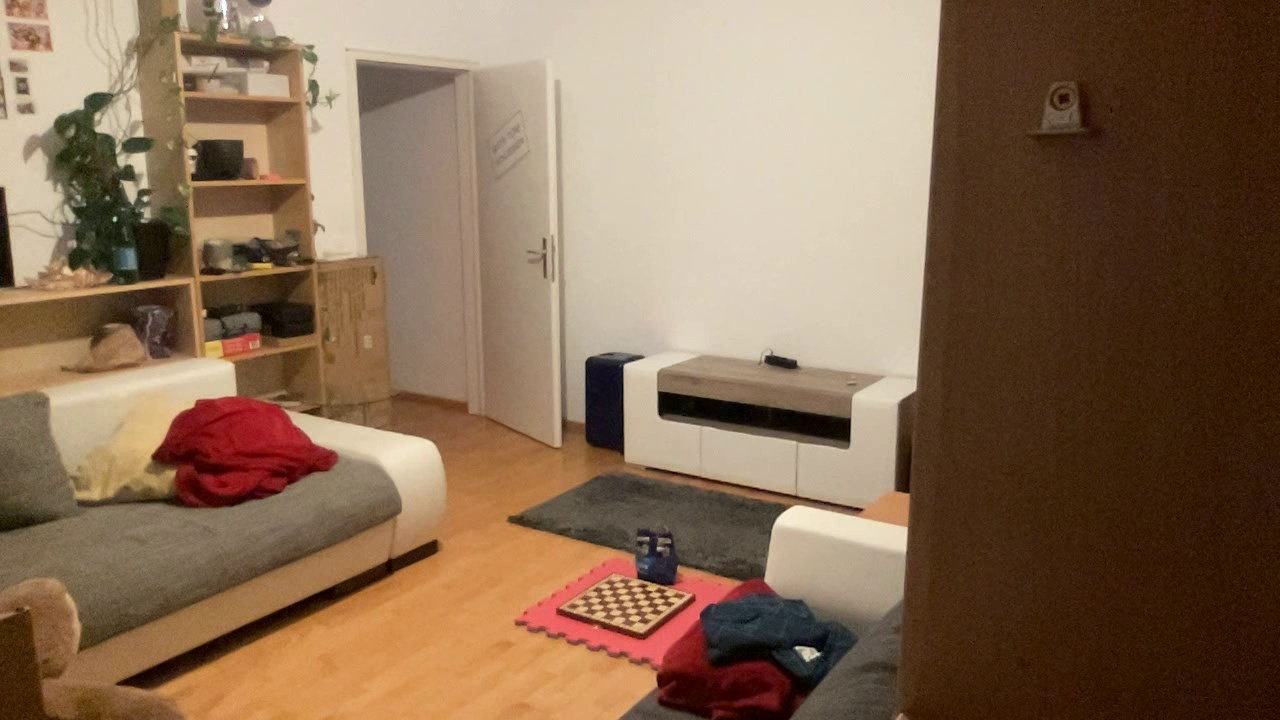
#> input picture flask-camera-server/notebooks/cam1_chess_floor.jpg, 1280 x 720 px
$ jupyter execute --allow-errors calibration.ipynb
#> lines starting #> are read from the running program, lines starting #| are printed output that depends on the picture; after the words box and inside, x2 and y2 are one past the last pixel; in counts of white or black regions, pixels touching at a corner belong together
# Camera Calibration Pipeline

[cell 1]
# imports
import cv2
import os
import numpy as np
import matplotlib.pyplot as plt
import matplotlib.image as mpimg
import glob
import pickle
import json

## extract frames from video

[cell 2]
# [18 lines left out: functions extract_frames, extract_frames_from_video, not called in this run]

# extract_frames_from_video("../cam1_chess_floor.avi", 'camera1')
# extract_frames_from_video("../cam2_chess_floor.avi", 'camera2')

## load in frames

[cell 3]
def load_image(img_path):
#> called with img_path = './cam1_chess_floor.jpg'
    return cv2.imread(img_path)
#> returned value is the input picture: shape (720, 1280, 3); mean B, G, R 82.7, 107.3, 134.7

camera_calibration_data = {}

[cell 4]
cam1_image = load_image('./cam1_chess_floor.jpg')
cam2_image = load_image('./cam2_chess_floor.jpg')
#> call 2 of load_image, with img_path = './cam2_chess_floor.jpg'
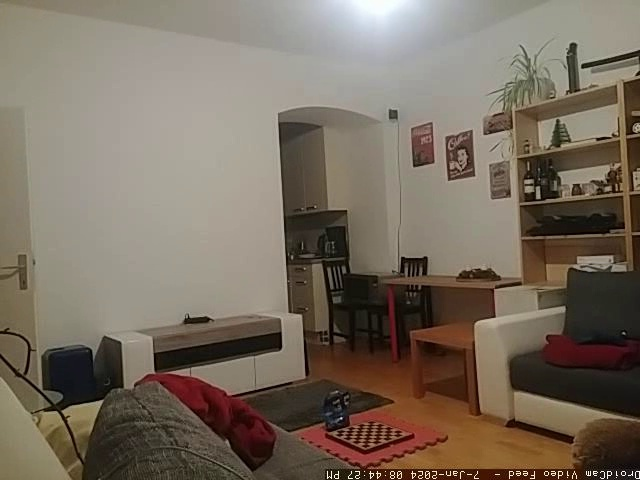
#> input picture flask-camera-server/notebooks/cam2_chess_floor.jpg, 640 x 480 px
#> in load_image, returned value is the input picture: shape (480, 640, 3); mean B, G, R 95.1, 108.9, 120.8

# Display the images
plt.figure(figsize=(10, 5))
plt.subplot(1, 2, 1)
plt.imshow(cam1_image)
plt.title('Camera 1')

plt.subplot(1, 2, 2)
plt.imshow(cam2_image)
plt.title('Camera 2')
plt.show()
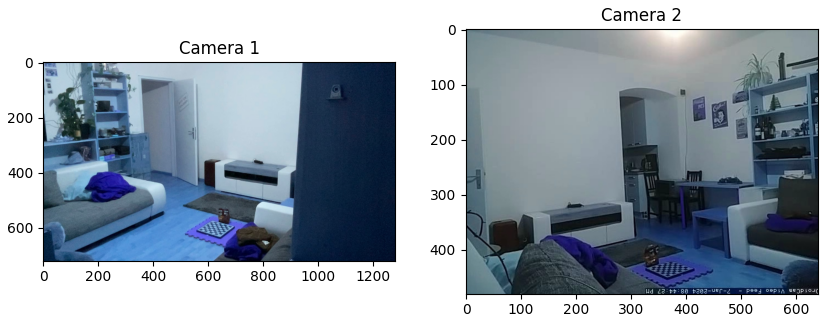
#> figure drawn by matplotlib, 2 panels; B, G, R data is drawn as R, G, B

[cell 5]
# [6 lines of commented-out code are left out]

## detect chess board

[cell 6]
cam1_board_image = load_image('../chessboard_camera1.jpeg')
#> call 3 of load_image, with img_path = '../chessboard_camera1.jpeg'
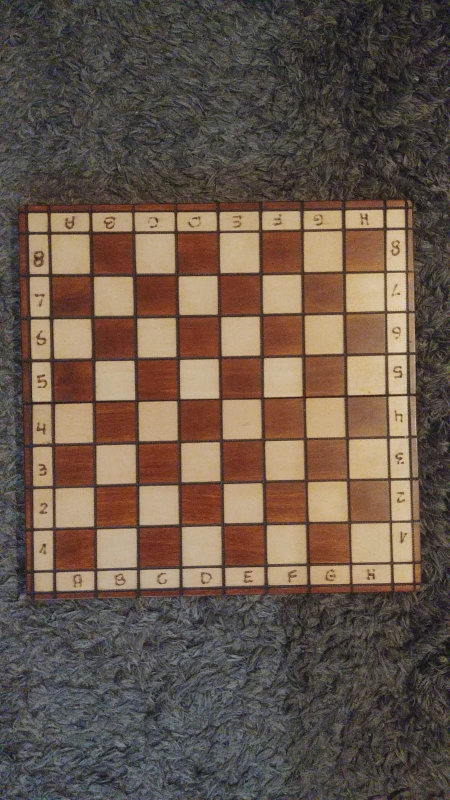
#> input picture flask-camera-server/chessboard_camera1.jpeg, 900 x 1600 px (shown at 1/2 size)
#> in load_image, returned value is the input picture: shape (1600, 900, 3); mean B, G, R 74.6, 86.8, 103.3

def process_chessboard_image_cam1(img):
    gray = cv2.cvtColor(img, cv2.COLOR_RGB2GRAY)
    board = gray[452:1147, 90:790]
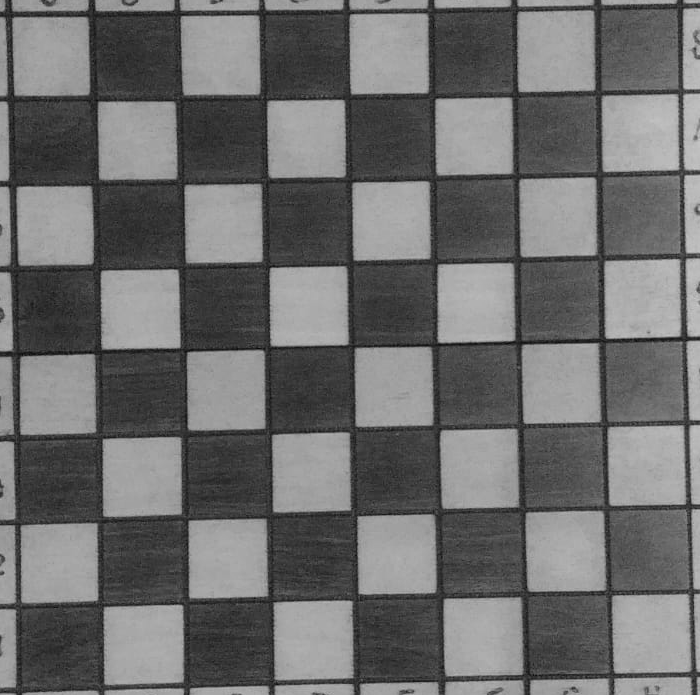
#> board: shape (695, 700); min 7, max 200, mean 109.2

    # treshold the gray image to get the chessboard corners
    treshold = 150
    gray[gray < treshold] = 0
    gray[gray >= treshold] = 255
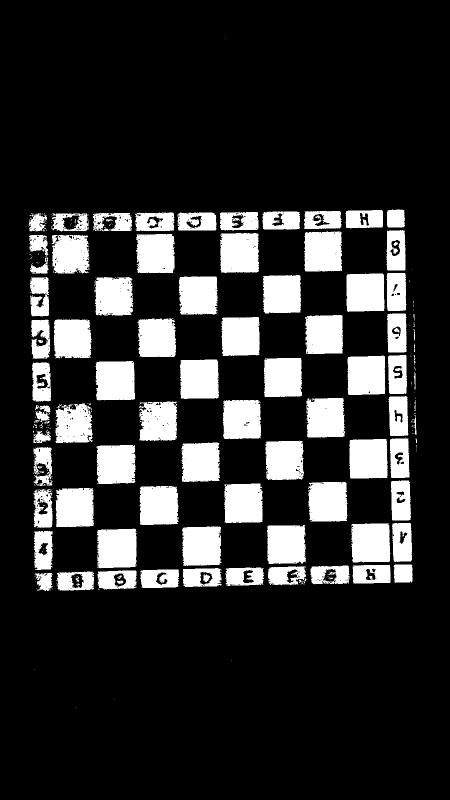
#> gray: shape (1600, 900) (shown at 1/2 size); 17.9% white; 284 white regions (194 under 20 px), largest, box (x1, y1, x2, y2) and area: (194, 1057, 273, 1137) 5904, (440, 466, 518, 546) 5881, (191, 722, 270, 801) 5855

    # set every pixel outside the chessboard to white
    # so that the perspective transform can be applied
    gray[:480, :] = 255
#> gray: shape (1600, 900); 46.3% white; 230 white regions (156 under 20 px), largest, box (x1, y1, x2, y2) and area: (0, 0, 900, 547) 453470, (194, 1057, 273, 1137) 5904, (191, 722, 270, 801) 5855
    gray[1115:, :] = 255
#> gray: shape (1600, 900); 74.8% white; 373 black regions (354 under 20 px), largest, box (x1, y1, x2, y2) and area: (0, 480, 900, 1115) 359423, (73, 748, 96, 777) 390, (74, 997, 96, 1029) 345
    gray[:, :120] = 255
    gray[:, 750:] = 255
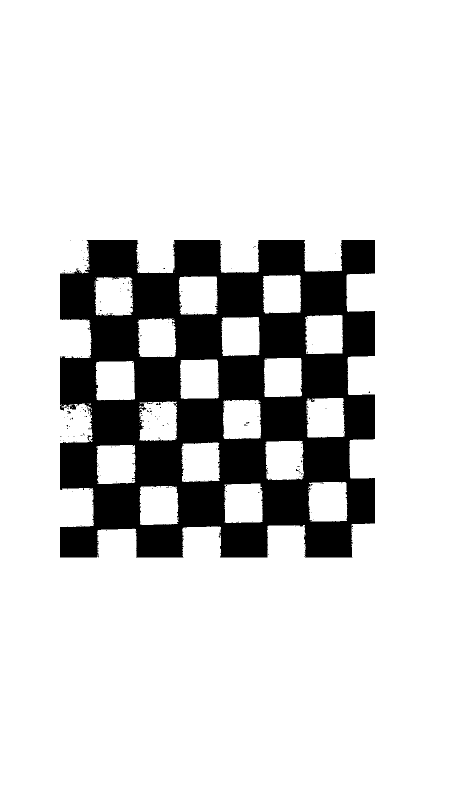
#> gray: shape (1600, 900) (shown at 1/2 size); 83.5% white; 249 black regions (245 under 20 px), largest, box (x1, y1, x2, y2) and area: (120, 480, 750, 1115) 236558, (175, 871, 183, 881) 33, (312, 805, 321, 810) 28, (134, 822, 142, 828) 24

    ret, corners = cv2.findChessboardCorners(gray, (7, 7), None)
#> ret = True; corners = 49 rows, first 8: [184.5, 550.5], [269, 550], [353, 549.5], [437, 548.5], [521.5, 548], [604.5, 546.5], [688, 544.5], [184, 635]
    print(ret)
#| True
    if ret:
        cv2.drawChessboardCorners(img, (7, 7), corners, ret)
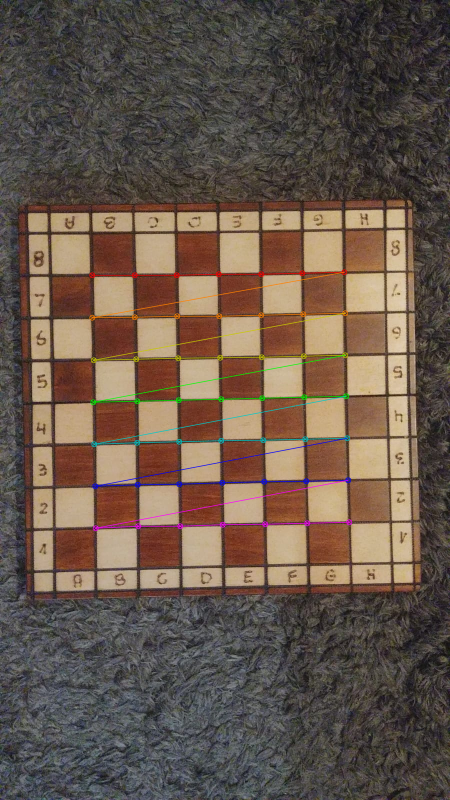
#> img: shape (1600, 900, 3) (shown at 1/2 size); 1.64% of pixels changed, all inside (x1, y1, x2, y2) = (178, 538, 705, 1063)
        plt.imshow(img)
        pass

    # Prepare object points 0,0,0 ... 6,6,0
    objp = np.zeros((7*7, 3), np.float32)
    objp[:,:2] = np.mgrid[0:7, 0:7].T.reshape(-1, 2)

    # Arrays to store object points and image points from all images
    objpoints = []  # 3D points in real-world space
    imgpoints = []  # 2D points in image plane

    # Add the object points and image points for calibration
    objpoints.append(objp)
    imgpoints.append(corners)

    # Camera calibration
    ret, mtx, dist, rvecs, tvecs = cv2.calibrateCamera(objpoints, imgpoints, gray.shape[::-1], None, None)
#> ret = 0.718; mtx = [[5724.3, 0, 525.8], [0, 5580, 698], [0, 0, 1]]; dist = [[2.96, -128.6, 0.000456, 0.0617, -5361.2]]; rvecs = ([0.0162, -0.189, -0.0163],); tvecs = ([-3.99, -1.75, 66.56],)

    # Output the calibration parameters
    print(f"Camera matrix:\n{mtx}")
#| Camera matrix:
#| [[5.72432532e+03 0.00000000e+00 5.25844873e+02]
#|  [0.00000000e+00 5.57996833e+03 6.97995810e+02]
#|  [0.00000000e+00 0.00000000e+00 1.00000000e+00]]
    print(f"Distortion coefficients:\n{dist}")
#| Distortion coefficients:
#| [[ 2.95908897e+00 -1.28632219e+02  4.55866885e-04  6.17156330e-02
#|   -5.36117618e+03]]
    # Store the calibration data for later use
    calibration_data = {
        'camera_matrix': mtx,
        'distortion_coefficients': dist,
        'rotation_vectors': rvecs,
        'translation_vectors': tvecs
    }
#> calibration_data = {'camera_matrix': [[5724.3, 0, 525.8], [0, 5580, 698], [0, 0, 1]], 'distortion_coefficients': [[2.96, -128.6, 0.000456, 0.0617, -5361.2]], 'rotation_vectors': ([0.0162, -0.189, -0.0163],), 'translation_vectors': ([-3.99, -1.75, 66.56],)}

    return calibration_data

camera_calibration_data["camera1"] = process_chessboard_image_cam1(cam1_board_image)

[cell 7]
cam2_board_image = load_image('../chessboard_camera2.jpeg')

def process_chessboard_image_cam2(img):
    gray = cv2.cvtColor(img, cv2.COLOR_RGB2GRAY)
    board = gray[100:900, 380:1180]

    # treshold the gray image to get the chessboard corners
    treshold = 110
    gray[gray < treshold] = 0
    gray[gray >= treshold] = 255

    # set every pixel outside the chessboard to white
    # so that the perspective transform can be applied
    gray[:100, :] = 255
    gray[900:, :] = 255
    gray[:, :380] = 255
    gray[:, 1180:] = 255

    plt.imshow(gray, cmap='gray')
    # plt.imshow(board)


    ret, corners = cv2.findChessboardCorners(gray, (7, 7), None)
    print(ret)
    if ret:
        cv2.drawChessboardCorners(img, (7, 7), corners, ret)
        # plt.imshow(img)
        pass

    # Prepare object points 0,0,0 ... 6,6,0
    objp = np.zeros((7*7, 3), np.float32)
    objp[:,:2] = np.mgrid[0:7, 0:7].T.reshape(-1, 2)

    # Arrays to store object points and image points from all images
    objpoints = []  # 3D points in real-world space
    imgpoints = []  # 2D points in image plane

    # Add the object points and image points for calibration
    objpoints.append(objp)
    imgpoints.append(corners)

    # Camera calibration
    ret, mtx, dist, rvecs, tvecs = cv2.calibrateCamera(objpoints, imgpoints, gray.shape[::-1], None, None)

    # Output the calibration parameters
    print(f"Camera matrix:\n{mtx}")
    print(f"Distortion coefficients:\n{dist}")
    # Store the calibration data for later use
    calibration_data = {
        'camera_matrix': mtx,
        'distortion_coefficients': dist,
        'rotation_vectors': rvecs,
        'translation_vectors': tvecs
    }

    return calibration_data
#> (the rest of this cell did not finish here and is left out)

[cell 8]
camera_calibration_data
# save the calibration data as pickle file
with open('camera_calibration_data.pkl', 'wb') as f:
    pickle.dump(camera_calibration_data, f)

## Camera Calibration
Use the detected corners to calibrate the individual cameras.

[cell 9]
# Example function to undistort an image using calibration data
def undistort_image(image, camera_matrix, distortion_coefficients):
    h, w = image.shape[:2]
#> h = 720; w = 1280
    new_camera_matrix, roi = cv2.getOptimalNewCameraMatrix(camera_matrix, distortion_coefficients, (w, h), 1, (w, h))
#> new_camera_matrix = [[4987.2, 0, 523.2], [0, 5166.2, 699.5], [0, 0, 1]]; roi = (65, 53, 1107, 665)
    undistorted_image = cv2.undistort(image, camera_matrix, distortion_coefficients, None, new_camera_matrix)
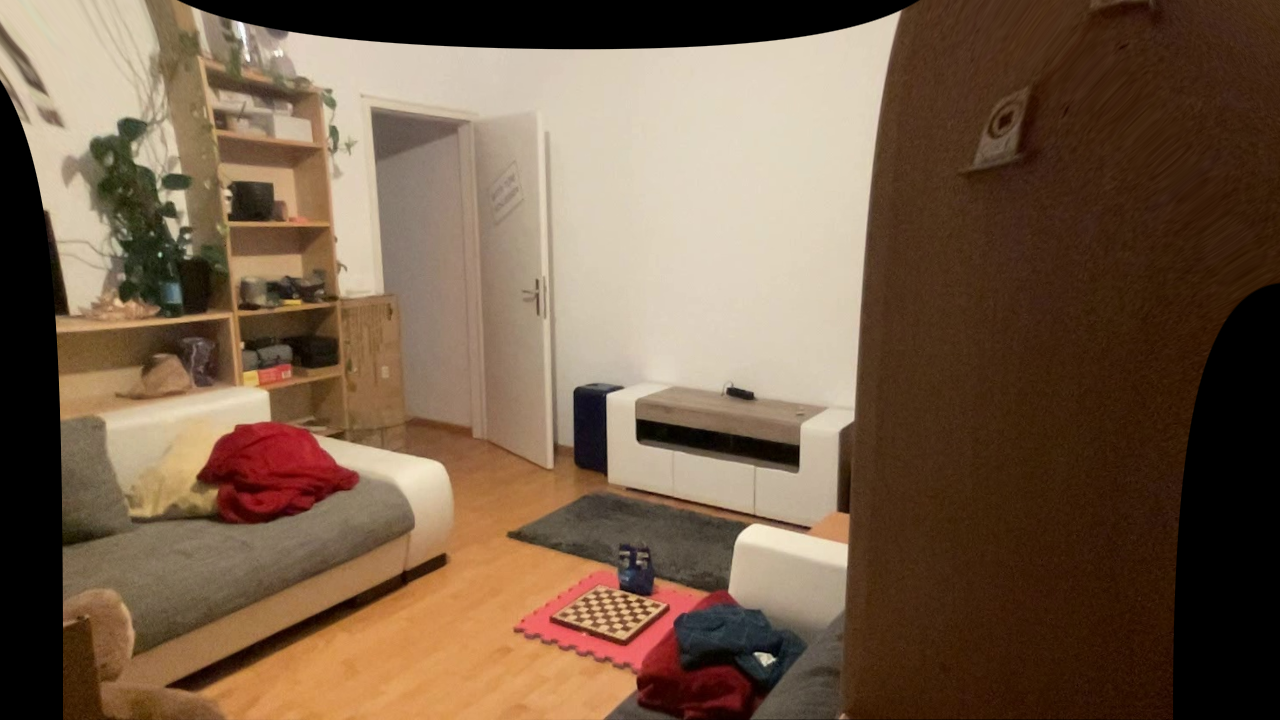
#> undistorted_image: shape (720, 1280, 3); mean B, G, R 72, 93.6, 117.5
    # Crop the image based on the ROI to remove black borders due to undistortion
    x, y, w, h = roi
#> x = 65; y = 53; w = 1107; h = 665
    undistorted_image = undistorted_image[y:y+h, x:x+w]
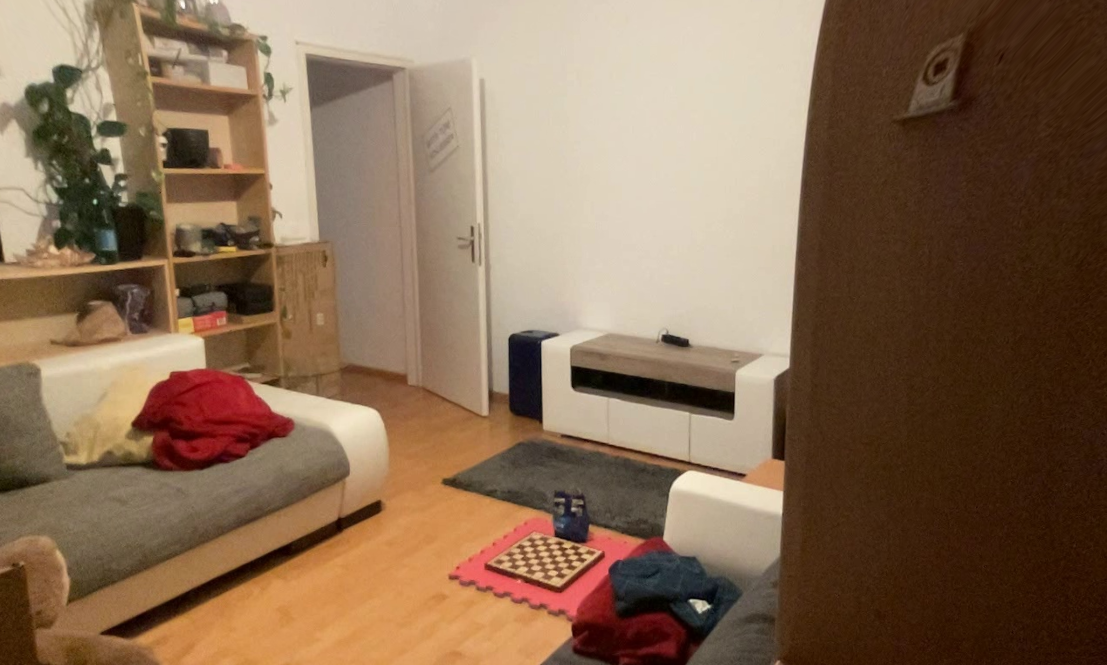
#> undistorted_image: shape (665, 1107, 3); mean B, G, R 82.9, 107.4, 134.7
    return undistorted_image

cam1_image_undis = undistort_image(cam1_image, camera_calibration_data["camera1"]["camera_matrix"], camera_calibration_data["camera1"]["distortion_coefficients"])
#> (the rest of this cell did not finish here and is left out)

## Chess Board Detection

[cell 10]
import cv2
import numpy as np

# Initialize a list to store the clicked points
clicked_points = []

# [8 lines left out: function click_event, not called in this run]


image_copy = cam1_image_undis.copy()

# Create a window and set a mouse callback function for clicking
cv2.imshow('Image', cam1_image_undis)
cv2.setMouseCallback('Image', click_event, {'image': image_copy})

# Wait until 'q' is pressed to quit
print("Click on each corner of the chessboard. Press 'q' when done.")
while True:
    if cv2.waitKey(20) & 0xFF == ord('q'):
#> (key q is pressed here)
